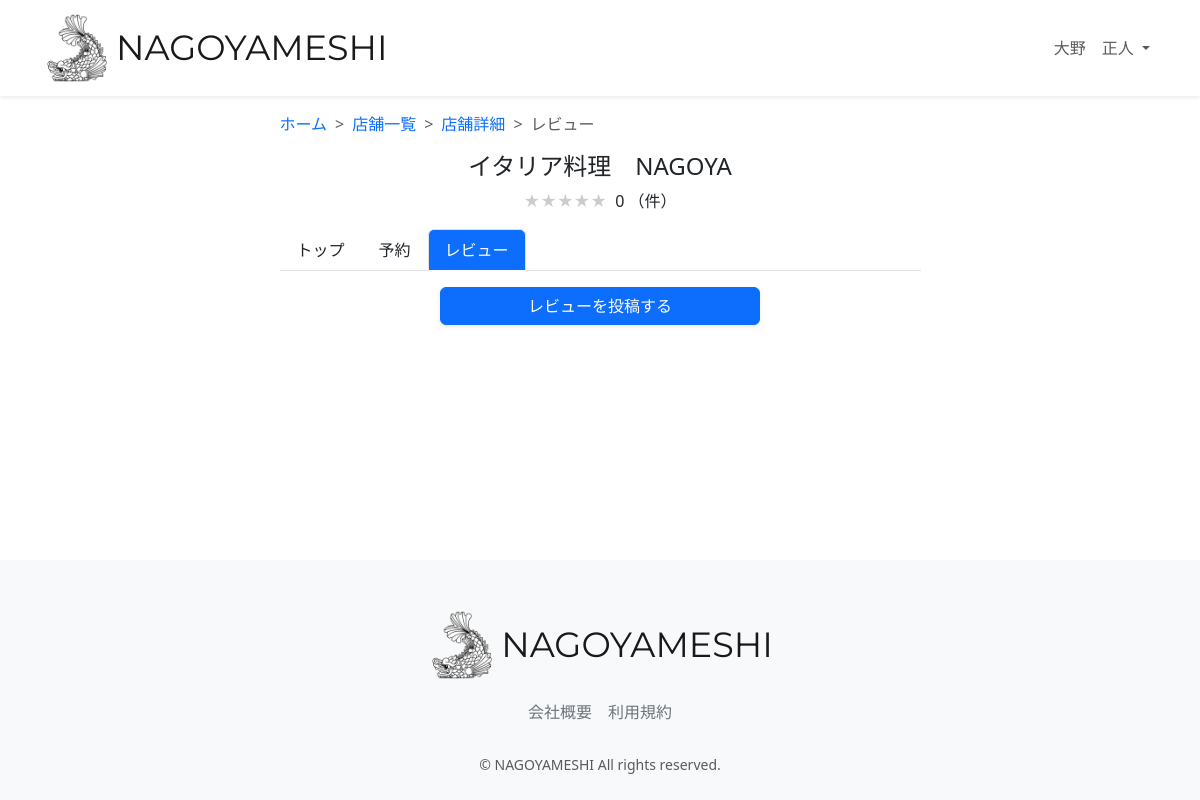
The page /review-list/14/ (signed in) on the database as committed earlier.
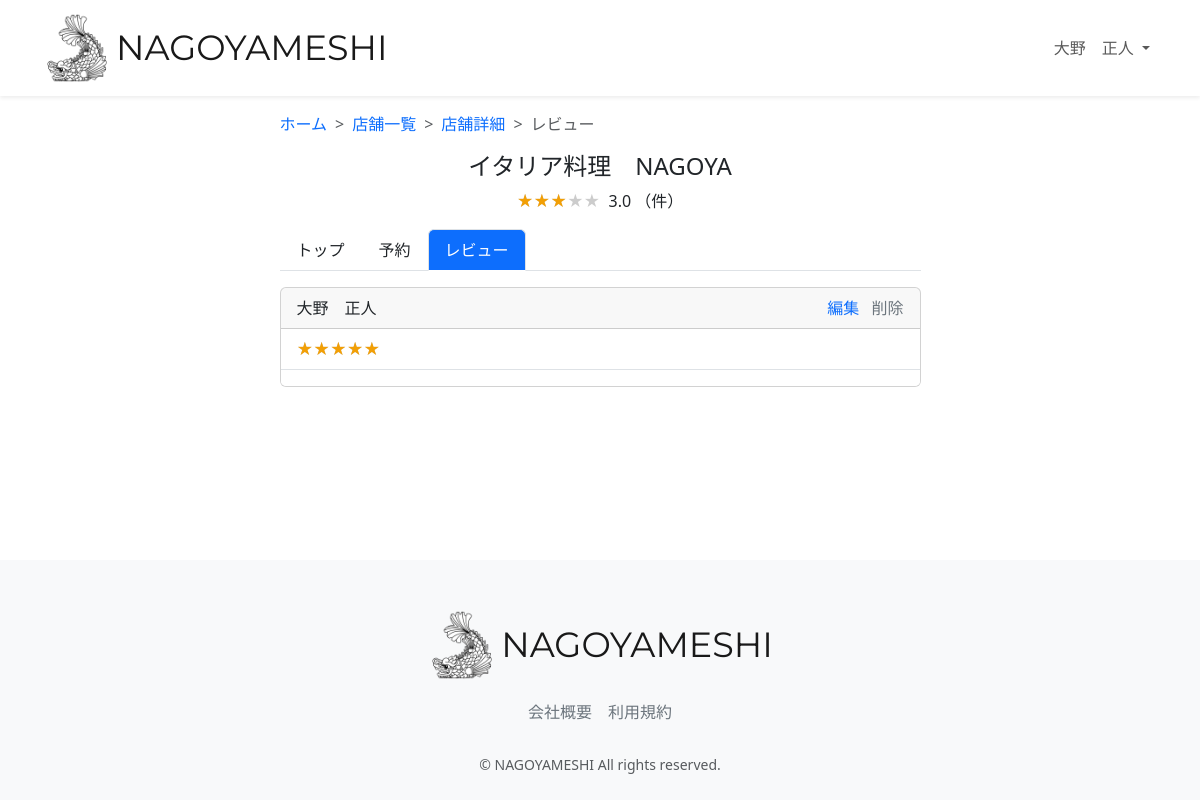
The same page on the database as committed later.
### restaurant/models.py (models this page shows, shortened)
class Review(models.Model):
    RATES = ((1, "1"), (2, "2"), (3, "3"), (4, "4"), (5, "5"))
    user = models.ForeignKey(
        CustomUser,
        verbose_name="ユーザー",
        on_delete=models.PROTECT,
        null=True,
        blank=True,
    )
    restaurant = models.ForeignKey(
        Restaurant, verbose_name="レストラン", on_delete=models.PROTECT
    )
    rate = models.IntegerField(verbose_name="レート", default=5, choices=RATES)
    comment = models.TextField(verbose_name="コメント", blank=True, null=True)
    created_at = models.DateTimeField(
        verbose_name="レビュー作成日時", auto_now_add=True
    )
    updated_at = models.DateTimeField(verbose_name="レビュー更新日時", auto_now=True)
    class Meta:
        verbose_name = 'レビュー一覧'
        verbose_name_plural = "レビュー一覧"

### accounts/models.py (models this page shows, shortened)
class CustomUser(AbstractUser):
    user_name = models.CharField(
        max_length=128, null=True, blank=True, verbose_name="ユーザー名前"
    )
    hurigana = models.CharField(
        max_length=128, null=True, blank=True, verbose_name="フリガナ"
    )
    zip_code = models.CharField(
        max_length=16, null=True, blank=True, verbose_name="郵便番号"
    )
    address = models.CharField(
        max_length=255, null=True, blank=True, verbose_name="住所"
    )
    phone_number = models.CharField(
        max_length=20, null=True, blank=True, verbose_name="電話番号"
    )
    birthday = models.CharField(
        max_length=20, null=True, blank=True, verbose_name="誕生日"
    )
    job = models.CharField(max_length=255, null=True, blank=True, verbose_name="職業")
    subscription = models.BooleanField(default=False, verbose_name="有料会員")
    class Meta:
        verbose_name = '会員一覧'
        verbose_name_plural = "会員一覧"

### restaurant/views.py (the view)
# urls.py: path("review-list/<int:pk>/", views.ReviewListView.as_view(), name="review_list"),
class ReviewListView(generic.ListView):
    template_name = "review/review_list.html"
    model = models.Review
    restaurant_id = None
    ordering = ["-created_at"]
    paginate_by = 5
    def get_queryset(self):
        restaurant_id = self.kwargs["pk"]
        queryset = super(ReviewListView, self).get_queryset().order_by("-rate")
        return queryset.filter(restaurant=restaurant_id)
    def get_context_data(self, **kwargs):
        pk = self.kwargs["pk"]
        context = super(ReviewListView, self).get_context_data(**kwargs)
        restaurant = models.Restaurant.objects.filter(id=pk).first()
        is_posted = (
            models.Review.objects.filter(user=self.request.user)
            .filter(restaurant=restaurant)
            .exists()
        )
        average_rate = models.Review.objects.filter(restaurant=restaurant).aggregate(
            Avg("rate")
        )
        average_rate = (
            average_rate["rate__avg"] if average_rate["rate__avg"] is not None else 0
        )
        average_rate = round(average_rate, 2)
        if average_rate % 1 == 0:
            average_rate_star = int(average_rate)
        else:
            average_rate_star = round(average_rate * 2) / 2
        context.update(
            {
                "restaurant": restaurant,
                "is_posted": is_posted,
                "average_rate": average_rate,
                "average_rate_star": average_rate_star,
            }
        )
        return context

### restaurant/templates/review/review_list.html (shortened to what this page needs)
{% extends "layout/base.html" %}
{% load static %}
{% block content %}
<main>
  <div class="container nagoyameshi-container pb-5">
    <div class="row justify-content-center">
      <div class="col-xxl-6 col-xl-7 col-lg-8 col-md-10">
        <nav class="my-3" style="--bs-breadcrumb-divider: '>';" aria-label="breadcrumb">
          <ol class="breadcrumb mb-0">
            <li class="breadcrumb-item"><a href="{% url 'top_page' %}">ホーム</a>
            </li>
            <li class="breadcrumb-item"><a href="{% url 'restaurant_list' %}?keyword=&button_type=keyword">店舗一覧</a>
            </li>
            <li class="breadcrumb-item"><a href="{% url 'restaurant_detail' restaurant.id %}">店舗詳細</a></li>
            <li class="breadcrumb-item active" aria-current="page">レビュー</li>
          </ol>
        </nav>
        <h1 class="mb-2 text-center">{{ restaurant.name }}</h1>
          <p class="text-center">
            <span class="star-rating me-1" data-rate="{{ average_rate_star }}"></span>
            {{ average_rate }} （{{ rate_count }}件）
          </p>
          <ul class="nav nav-tabs mb-3">
            <li class="nav-item">
              <a class="nav-link link-dark" href="{% url 'restaurant_detail' restaurant.id %}">トップ</a>
            </li>
            <li class="nav-item">
              <a class="nav-link link-dark" href="{% url 'reservation_create' restaurant.id %}">予約</a>
            </li>
            <li class="nav-item">
              <a class="nav-link active bg-primary text-white" aria-current="page" href="{% url 'review_list' restaurant.id %}">レビュー</a>
            </li>
          </ul>
          {% for review in object_list %}
          <div class="card mb-3">
            <div class="card-header d-flex justify-content-between">
              <div>
                {{ review.user.user_name }}
              </div>
              {% if review.user.user_name == user.user_name %}
              <div>
                <a href="{% url 'review_update' review.id %}" class="me-2">編集</a>
                <a href="#" class="link-secondary" data-bs-toggle="modal" data-bs-target="#deleteReviewModal" data-review-id="{{ review.id }}">削除</a>
              </div>
              {% endif %}
            </div>
            <ul class="list-group list-group-flush">
              <li class="list-group-item"><span class="star-rating" data-rate="{{ average_rate }}"></span></li>
              <li class="list-group-item">{{ review.comment }}</li>
            </ul>
          </div>
          {% endfor %}
          {% if not is_posted %}
          <div class="text-center mt-3">
            <a href="{% url 'review_create' restaurant.id %}" class="btn btn-primary text-white shadow-sm w-50">レビューを投稿する</a>
          </div>
          {% endif %}
      </div>
    </div>
  </div>
</main>
{% endblock %}

Rows that differ between the two databases and show on the page:
added Review: user.user_name "大野 正人"
Other text that changed with them:
{{ average_rate }}: "0" → "3.0"
text no longer shown: "レビューを投稿する"
